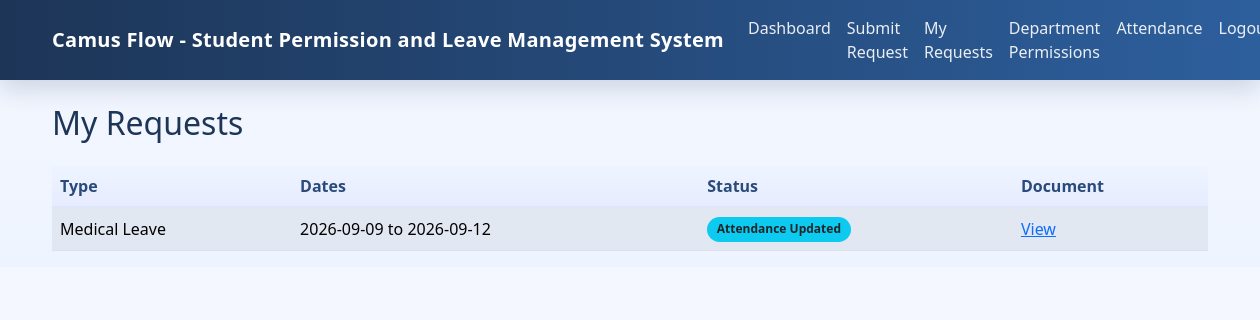
The page /student/my-requests (signed in) on the database its author committed.
### tables this page shows
CREATE TABLE requests (
                id INTEGER PRIMARY KEY AUTOINCREMENT,
                student_id TEXT NOT NULL,
                request_type TEXT NOT NULL,
                start_date TEXT NOT NULL,
                end_date TEXT NOT NULL,
                start_time TEXT NOT NULL,
                end_time TEXT NOT NULL,
                reason TEXT NOT NULL,
                organization_name TEXT DEFAULT NULL,
                status TEXT NOT NULL,
                created_at TEXT DEFAULT CURRENT_TIMESTAMP,
                document_id INTEGER DEFAULT NULL,
                hod_note TEXT DEFAULT NULL,
                coordinator_note TEXT DEFAULT NULL
            );

### app.py (the view)
        def wrapped(*args, **kwargs):
            if 'user_id' not in session:
                flash('Please log in first.', 'warning')
                return redirect(url_for('login'))
            user = get_user_by_id(session['user_id'])
            if not user:
                session.clear()
                flash('Session expired. Please log in again.', 'warning')
                return redirect(url_for('login'))
            if role and user['role'] != role:
                flash('You do not have access to this page.', 'danger')
                return redirect(get_role_dashboard(user['role']))
            return func(*args, **kwargs)

### app.py (called while the page is built)
@app.context_processor
def inject_global_helpers():
    return {'get_user_by_id': get_user_by_id, 'format_date_for_display': format_date_for_display}

def login_required(role=None):
    def decorator(func):
        def wrapped(*args, **kwargs):
            if 'user_id' not in session:
                flash('Please log in first.', 'warning')
                return redirect(url_for('login'))
            user = get_user_by_id(session['user_id'])
            if not user:
                session.clear()
                flash('Session expired. Please log in again.', 'warning')
                return redirect(url_for('login'))
            if role and user['role'] != role:
                flash('You do not have access to this page.', 'danger')
                return redirect(get_role_dashboard(user['role']))
            return func(*args, **kwargs)
        wrapped.__name__ = func.__name__
        return wrapped
    return decorator

@app.route('/student/my-requests')
@login_required('student')
def my_requests():
    user = get_user_by_id(session['user_id'])
    requests = get_requests_for_student(user['student_id'])
    for req in requests:
        doc = get_document_by_request_id(req['id'])
        req['document'] = doc
    return render_template('my_requests.html', user=user, requests=requests)

### database.py (called while the page is built, shortened)
def row_to_dict(row, columns=None):
    if row is None:
        return None
    if isinstance(row, dict):
        return row
    if columns is None:
        return dict(row)
    return dict(zip(columns, row))

def rows_to_list(rows, columns=None):
    if not rows:
        return []
    if isinstance(rows[0], dict):
        return rows
    if columns is None:
        return [dict(row) for row in rows]
    return [dict(zip(columns, row)) for row in rows]

def get_db_connection():
    global USE_SQLITE
    if USE_SQLITE:
        conn = sqlite3.connect('leave_reconciliation.db')
        conn.row_factory = sqlite3.Row
        return conn

def get_user_by_id(user_id):
    conn = get_db_connection()
    cursor = conn.cursor()
    if USE_SQLITE:
        cursor.execute('SELECT * FROM users WHERE id = ?', (user_id,))
        row = cursor.fetchone()
        result = row_to_dict(row)
    else:
        cursor.execute('SELECT * FROM users WHERE id = %s', (user_id,))
        row = cursor.fetchone()
        result = row_to_dict(row, cursor.column_names)
    conn.close()
    return result

### templates/my_requests.html
{% extends 'base.html' %}
{% block content %}
<h2 class="mb-4">My Requests</h2>
{% if requests %}
<div class="table-responsive">
    <table class="table table-striped align-middle">
        <thead>
            <tr>
                <th>Type</th>
                <th>Dates</th>
                <th>Status</th>
                <th>Document</th>
            </tr>
        </thead>
        <tbody>
            {% for req in requests %}
            <tr>
                <td>{{ req.request_type }}</td>
                <td>{{ req.start_date }} to {{ req.end_date }}</td>
                <td>
                    <span class="badge bg-info text-dark">{{ req.status }}</span>
                </td>
                <td>
                    {% if req.document %}
                        <a href="{{ url_for('uploaded_file', filename=req.document.filename) }}" target="_blank">View</a>
                    {% else %}
                        No document
                    {% endif %}
                </td>
            </tr>
            {% endfor %}
        </tbody>
    </table>
</div>
{% else %}
<p class="text-muted">No requests submitted yet.</p>
{% endif %}
{% endblock %}

### static/style.css (style rules this page uses)
body { background: linear-gradient(180deg, #f4f7ff 0%, #eef4ff 100%); font-family: 'Segoe UI', Tahoma, Geneva, Verdana, sans-serif; color: #1f2a37; }
.table { border-collapse: separate; border-spacing: 0; overflow: hidden; }
.table th { background: linear-gradient(180deg, #eef4ff 0%, #e7ecff 100%); color: #294a7a; border-bottom: 1px solid #dbe5ff; font-weight: 700; }
.table td { vertical-align: middle; }
.table-striped > tbody > tr:nth-of-type(odd) > td { background-color: rgba(236, 242, 255, 0.45); }
.badge { border-radius: 999px; padding: 0.55em 0.8em; }
h2, h5 { color: #1d3557; }

### rows shown on the page
requests: request_type "Medical Leave", start_date "2026-09-09", end_date "2026-09-12", status "Attendance Updated"
